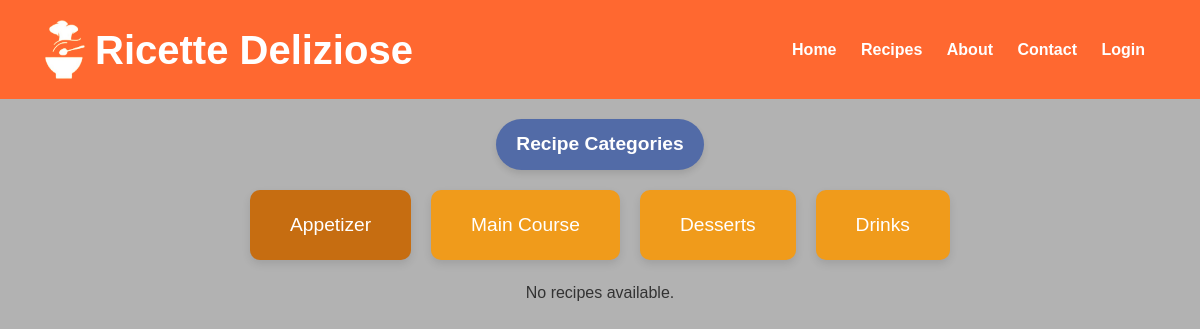
Before: /recipe/Appetizer with the older database file.
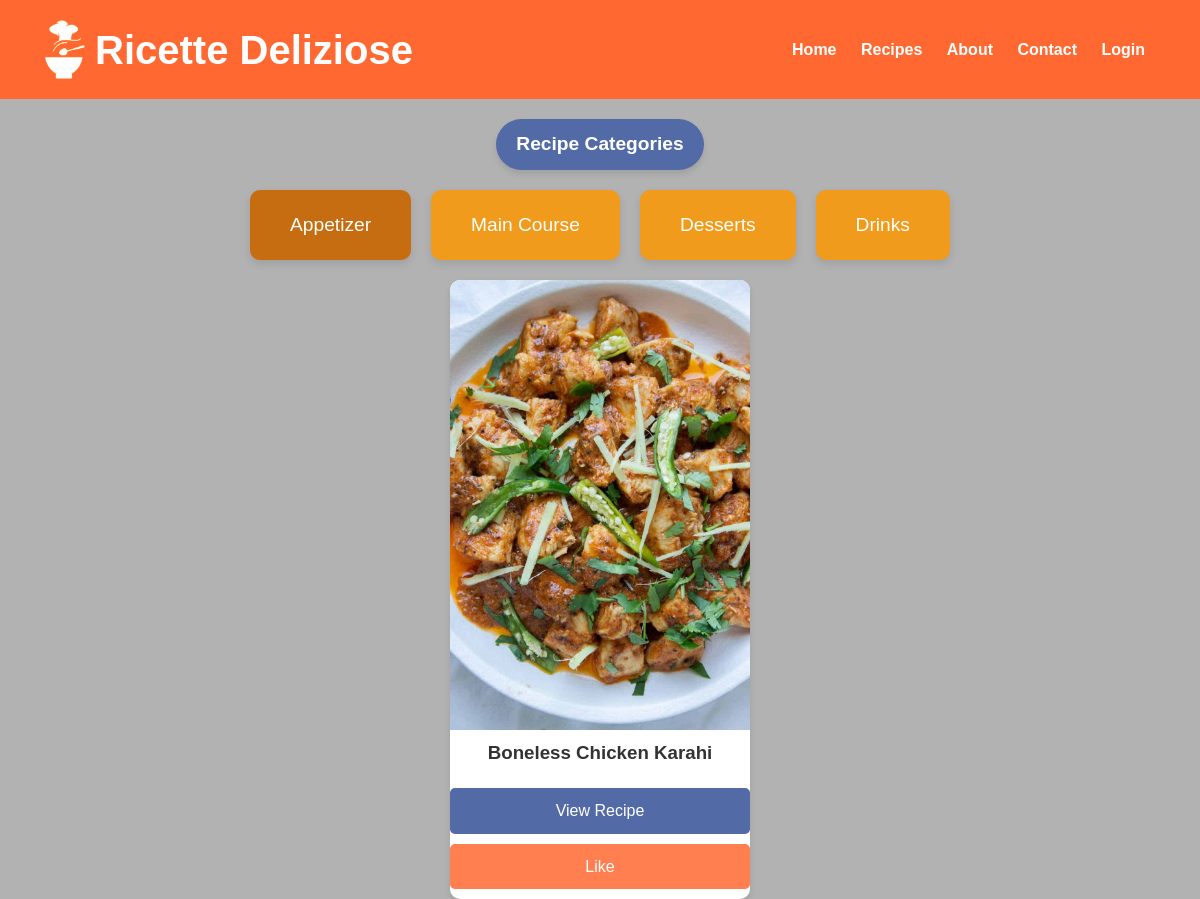
After: the same page with the newer database file.
### model.py (models this page shows, shortened)
class Recipe(db.Model):
    id = db.Column(db.Integer, primary_key=True)
    title = db.Column(db.String(100), nullable=False)
    description = db.Column(db.Text, nullable=False)
    instructions = db.Column(db.Text, nullable=False)
    image = db.Column(db.String(100), nullable=True)
    created_at = db.Column(db.DateTime, default=datetime.utcnow)
    category_id = db.Column(db.Integer, db.ForeignKey('category.id'), nullable=False)
    ingredients = db.relationship('Ingredient', secondary=recipe_ingredient, backref='recipes')
    category = db.relationship('Category', backref=db.backref('recipes', lazy=True))

### app.py (the view)
@app.route('/recipe', defaults={'category': None})
@app.route('/recipe/<string:category>')
def recipe(category):
    if category:
        recipes = Recipe.query.join(Category).filter(Category.name == category).all()
    else:
        recipes = Recipe.query.all()  # Get all recipes without adding any specific text
    return render_template('recipe.html', recipes=recipes, category=category)

### app.py (called while the page is built)
@app.before_request
def init_categories():
    if Category.query.count() == 0:  # Only add if the category table is empty
        category1 = Category(name="Appetizer")
        category2 = Category(name="Main Course")
        category3 = Category(name="Dessert")
        category4 = Category(name="Drinks")
        db.session.add_all([category1, category2, category3, category4])
        db.session.commit()
        print("Categories added to the database.")

### templates/recipe.html (shortened to what this page needs)
<!DOCTYPE html>
<html lang="en">
<head>
    <link rel="stylesheet" href="{{ url_for('static', filename='css/recipe.css') }}">
</head>
<body>
    <header>
        <div class="container">
           <div class="logo-title">
            <img src="{{ url_for('static', filename='images/logo.png') }}" alt="Logo" class="logo" width="40"
                height="59">
            <h1>Ricette Deliziose</h1>
        </div>
            <nav>
                <a href="{{ url_for('home') }}">Home</a>
                <a href="{{ url_for('recipe') }}">Recipes</a>
                <a href="{{ url_for('about') }}">About</a>
                <a href="{{ url_for('contact') }}">Contact</a>
                {% if 'user_id' in session %}
                {% if session['is_admin'] %}
                <a href="{{ url_for('admin_dashboard') }}">Dashboard</a>
                <a href="{{ url_for('logout') }}">Logout</a>
                {% else %}
                <a href="{{ url_for('profile') }}">Profile</a>
                <a href="{{ url_for('logout') }}">Logout</a>
                {% endif %}
                {% else %}
                <a href="{{ url_for('login') }}">Login</a>
                {% endif %}
            </nav>
        </div>
    </header>
    <main>
        <h2>Recipe Categories</h2>
        <div class="categories">
            <a href="{{ url_for('recipe', category='Appetizer') }}"
                class="{% if category == 'Appetizer' %}active{% endif %}">
                Appetizer
            </a>
            <a href="{{ url_for('recipe', category='Main Course') }}"
                class="{% if category == 'Main Course' %}active{% endif %}">
                Main Course
            </a>
            <a href="{{ url_for('recipe', category='Dessert') }}"
                class="{% if category == 'Desserts' %}active{% endif %}">
                Desserts
            </a>
            <a href="{{ url_for('recipe', category='Drinks') }}" class="{% if category == 'Drinks' %}active{% endif %}">
                Drinks
            </a>
        </div>
        {% if recipes %}
        <div id="recipe-container" class="recipe-grid">
            {% for recipe in recipes %}
            <div class="recipe-item">
                <img src="{{ url_for('static', filename='images/' + recipe.image) }}" alt="{{ recipe.title }}">
                <h3>{{ recipe.title }}</h3>
                <div class="card-buttons">
                    <a href="{{ url_for('recipe_details', recipe_id=recipe.id) }}" class="btn-view">View Recipe</a>
                    <a href="{{ url_for('like_recipe', recipe_id=recipe.id) }}" class="btn-like">Like</a>
                </div>
            </div>
            {% endfor %}
        </div>
        {% else %}
        <p>No recipes available.</p>
        {% endif %}
    </main>
</body>
</html>

### static/css/recipe.css (style rules this page uses)
body, h1, h2, h3, p, a, button { margin: 0; padding: 0; font-family: 'Poppins', sans-serif; text-decoration: none; }
body h2 { margin-bottom: 20px; margin-top: 20px; color: #fff; display: inline-block; background-color: #526ba7; padding: 10px 20px; font-size: 1.2em; border-radius: 50px; text-align: center; box-shadow: 0 4px 6px rgba(0, 0, 0, 0.1); }
body { line-height: 1.6; color: #333; background-image: linear-gradient(rgba(0, 0, 0, 0.3), rgba(0, 0, 0, 0.3)), url('/static/images/bg3.jpg'); background-size: cover; display: flex; flex-direction: column; min-height: 100vh; text-align: center; }
header { background: #FF6830 ; color: white; padding: 20px 0; text-align: center; }
header .container { display: flex; justify-content: space-between; align-items: center; padding: 0 45px; }
header .logo-title { display: flex; align-items: center; }
header .logo-title .logo { margin-right: 10px; }
header .logo-title h1 { margin: 0; padding: 0; font-family: 'Gistesy', sans-serif; font-size: 2.5rem; line-height: 1; }
header nav a { color: white; margin: 0 10px; font-weight: bold; }
.categories { display: flex; justify-content: center; gap: 20px; flex-wrap: wrap; margin-bottom: 20px; }
.categories a { background: #f09b1b; color: white; padding: 20px 40px; font-size: 1.2em; border-radius: 10px; box-shadow: 0 4px 8px rgba(0, 0, 0, 0.1); transition: background 0.3s ease, transform 0.3s ease; }
.categories a.active { background: #c66d11; transform: none; pointer-events: none; }
.recipe-grid { display: flex; justify-content: center; flex-wrap: wrap; gap: 20px; }
.recipe-grid h3 { text-align: center; margin-bottom: 20px; }
.recipe-item { width: 300px; background: white; border-radius: 10px; box-shadow: 0 4px 6px rgba(0, 0, 0, 0.1); overflow: hidden; transition: transform 0.3s ease; }
.recipe-item img { width: 100%; height: auto; }
.card-buttons .btn-like { display: block; margin: 10px auto; background: #ff7f50; color: white; padding: 10px 15px; border-radius: 5px; transition: background 0.3s ease; text-align: center; }
.card-buttons .btn-view { display: block; margin: 10px auto; background: #526ba7; color: white; padding: 10px 15px; border-radius: 5px; transition: background 0.3s ease; text-align: center; }

Changed rows visible on the page:
now on this page (row edited): Recipe: image (picture), title "Boneless Chicken Karahi"
Other visible differences:
text no longer shown: "No recipes available."
